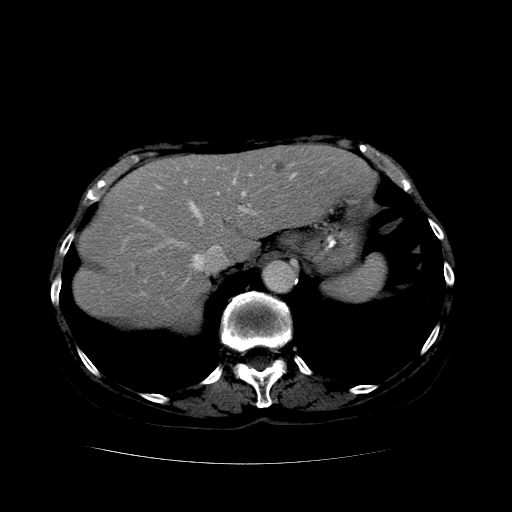
#> input picture Lectures Scripts/Data/Sample Liver Image.bmp, 512 x 512 px
$ python '[28] Local Binary Pattern with GLCM for 2D.py'
#> lines starting #> are read from the running program, lines starting #| are printed output that depends on the picture; after the words box and inside, x2 and y2 are one past the last pixel; in counts of white or black regions, pixels touching at a corner belong together
'''
========================================================================
        ╦ ╦┌─┐┌─┐┌─┐┌─┐┌┬┐  ╔╦╗┌─┐┌─┐┌┬┐┬ ┬  ╔╗ ┌─┐┬  ┌─┐┬ ┬┌─┐
        ╠═╣│ │└─┐└─┐├─┤│││  ║║║├─┤│ ┬ ││└┬┘  ╠╩╗├─┤│  ├─┤├─┤├─┤
        ╩ ╩└─┘└─┘└─┘┴ ┴┴ ┴  ╩ ╩┴ ┴└─┘─┴┘ ┴   ╚═╝┴ ┴┴─┘┴ ┴┴ ┴┴ ┴
========================================================================
# Author: Hossam Magdy Balaha
# Initial Creation Date: Jun 20th, 2024
# Last Modification Date: Feb 17th, 2025
# Permissions and Citation: Refer to the README file.
'''

# Import necessary libraries.
import os
import cv2
import numpy as np


def BuildLBPKernel(
  distance=1,  # Distance parameter to determine the size of the kernel.
  theta=135,  # Angle parameter to rotate the kernel (default is 135 degrees).
  isClockwise=False,  # Direction of rotation (False means counterclockwise).
):
  """
  Build a kernel matrix for Local Binary Pattern (LBP) computation.
  The kernel is generated based on the specified distance and angle (theta).
  The kernel is a square matrix of size (2 * distance + 1) x (2 * distance + 1).
  The kernel is filled with powers of 2, representing the weights of the pixels
  in the LBP computation. The kernel is rotated by the specified angle (theta)
  in a clockwise or counterclockwise direction.

  Args:
    distance (int): Distance from the center pixel to the surrounding pixels.
    theta (int): Angle in degrees for the kernel rotation.
    isClockwise (bool): Direction of rotation (True for clockwise, False for counterclockwise).

  Returns:

  """

  # Check if the distance is less than 1, raising a ValueError if true.
  if (distance < 1):
    raise ValueError("Distance must be greater than or equal to 1.")

  # Calculate the total number of elements on the edges.
  noOfElements = 8 * distance  # Total number of edge elements is 8 * distance.

  # Calculate the angle between consecutive elements.
  angle = 360.0 / float(noOfElements)  # Divide 360 degrees by the total number of edge elements.

  # Check if the angle (theta) is outside the valid range (0 to 360 degrees), raising a ValueError if true.
  if (theta < 0 or theta > 360):
    raise ValueError("Theta must be between 0 and 360 degrees.")

  # Check if the angle (theta) is not a multiple of (angle) degrees, raising a ValueError if true.
  if (theta % angle != 0):
    raise ValueError("Theta must be a multiple of the angle between elements.")

  # Calculate the size of the matrix.
  n = 2 * distance + 1  # The size of the kernel is (2 * distance + 1) x (2 * distance + 1).

  # Initialize the matrix with zeros.
  kernel = np.zeros((n, n), dtype=np.uint32)  # Create a zero-filled matrix of size n x n.

  # Generate the coordinates for the edges of the kernel in a clockwise order.
  coordinates = []  # List to store the edge coordinates of the kernel.

  # Add coordinates for the leftmost column (top to bottom).
  for row in range(0, n):  # Iterate over rows from top to bottom.
    coordinates.append((row, 0))  # Append (row, 0) for the leftmost column.

  # Add coordinates for the bottommost row (left to right).
  for col in range(0, n):  # Iterate over columns from left to right.
    coordinates.append((n - 1, col))  # Append (n-1, col) for the bottommost row.

  # Add coordinates for the rightmost column (bottom to top).
  for row in range(n - 1, -1, -1):  # Iterate over rows from bottom to top.
    coordinates.append((row, n - 1))  # Append (row, n-1) for the rightmost column.

  # Add coordinates for the topmost row (right to left).
  for col in range(n - 1, -1, -1):  # Iterate over columns from right to left.
    coordinates.append((0, col))  # Append (0, col) for the topmost row.

  # Remove the repeated coordinates.
  for i in range(len(coordinates) - 1, 0, -1):  # Iterate from the end to the beginning.
    if (coordinates[i] == coordinates[i - 1]):  # Check if the current coordinate is equal to the previous one.
      coordinates.pop(i)  # Remove the current coordinate if it is a duplicate.
  # Remove the last coordinate if it is equal to the first one.
  if (coordinates[-1] == coordinates[0]):  # Check if the last coordinate is equal to the first one.
    coordinates.pop(-1)  # Remove the last coordinate if it is a duplicate.

  # Calculate the shift required to rotate the kernel by the given theta.
  thetaShift = int((theta - 135) / angle)  # Determine how many positions to shift based on theta.

  # Rotate the coordinates list by thetaShift positions.
  coordinates = coordinates[thetaShift:] + coordinates[:thetaShift]  # Shift the coordinates list.

  # Assign powers of 2 to the edge elements in the kernel.
  counter = 0  # Counter to track the current power of 2.

  # Iterate through the shifted coordinates and assign values to the kernel.
  for i in range(len(coordinates)):  # Loop through all edge coordinates.
    x = coordinates[i][0]  # Extract the x-coordinate.
    y = coordinates[i][1]  # Extract the y-coordinate.
    if (kernel[y, x] == 0):  # Check if the position is still zero (not yet assigned).
      kernel[y, x] = 2 ** counter  # Assign 2^counter to the current position.
      counter += 1  # Increment the counter for the next power of 2.

  # If the rotation direction is not clockwise, rotate the kernel counterclockwise.
  if (not isClockwise):
    kernel = kernel.T

  return kernel  # Return the final kernel matrix.


def LocalBinaryPattern2D(
  matrix,
  distance=1,
  theta=135,
  isClockwise=False,
  normalizeLBP=False,
):
  """
  Compute the Local Binary Pattern (LBP) matrix for a given 2D matrix.
  This function calculates the LBP values based on the specified distance,
  angle (theta), and direction (clockwise or counterclockwise).
  The LBP is a texture descriptor that encodes local patterns in the image,
  making it useful for various image analysis tasks.

  Args:
    matrix (np.ndarray): Input 2D matrix (grayscale) for LBP computation.
    distance (int): Distance from the center pixel to the surrounding pixels.
    theta (int): Angle in degrees for the LBP computation (must be a multiple of 45).
    isClockwise (bool): Direction of LBP computation (True for clockwise, False for counterclockwise).
    normalizeLBP (bool): Flag to normalize the LBP values (default is False).

  Returns:
    np.ndarray: LBP matrix with the same shape as the input image, containing LBP values.
  """

  # Check if the distance is less than 1, raising a ValueError if true.
  if (distance < 1):
    raise ValueError("Distance must be greater than or equal to 1.")
  # Check if the distance exceeds half of the image dimensions, raising a ValueError if true.
  if (distance > matrix.shape[0] // 2 or distance > matrix.shape[1] // 2):
    raise ValueError("Distance must be less than half of the matrix dimensions.")
  # Check if the angle (theta) is outside the valid range (0 to 360 degrees), raising a ValueError if true.
  if (theta < 0 or theta > 360):
    raise ValueError("Theta must be between 0 and 360 degrees.")
  # Check if the angle (theta) is not a multiple of 45 degrees, raising a ValueError if true.
  if (theta % 45 != 0):
    raise ValueError("Theta must be a multiple of 45 degrees.")

  # Calculate the size of the kernel window based on the distance parameter.
  windowSize = distance * 2 + 1
  # Determine the center coordinates of the kernel window.
  centerX = windowSize // 2
  centerY = windowSize // 2

  # Build the LBP kernel using the specified parameters.
  kernel = BuildLBPKernel(
    distance=distance,
    theta=theta,
    isClockwise=isClockwise,
  )

  # Initialize an empty matrix to store the computed LBP values.
  lbpMatrix = np.zeros(matrix.shape, dtype=np.uint32)
  # Pad the input matrix with zeros to handle boundary conditions during convolution.
  paddedA = np.pad(matrix, distance, mode="constant", constant_values=0)

  # Iterate through each pixel in the input matrix to compute its LBP value.
  for y in range(distance, matrix.shape[0] + distance):
    for x in range(distance, matrix.shape[1] + distance):
      # Extract the region of interest (ROI) around the current pixel.
      region = paddedA[
               y - distance:y + distance + 1,
               x - distance:x + distance + 1
               ]
      # Compare each pixel in the ROI with the center pixel to create a binary mask.
      comp = region >= region[centerY, centerX]
      # Compute the LBP value for the current pixel by summing the weighted kernel values.
      lbpMatrix[y - distance, x - distance] = np.sum(kernel[comp])

  # Normalize the LBP values if the flag is set to True.
  if (normalizeLBP):
    # Find the minimum and maximum LBP values in the matrix.
    minValue = np.min(lbpMatrix)
    maxValue = np.max(lbpMatrix)
    # Normalize the LBP values to the range [0, 255].
    lbpMatrix = ((lbpMatrix - minValue) / (maxValue - minValue) * 255)
    # Ensure the LBP matrix is of type uint8.
    lbpMatrix = lbpMatrix.astype(np.uint8)

  # Return the computed LBP matrix.
  return lbpMatrix


def CalculateGLCMCooccuranceMatrix(image, d, theta, isSymmetric=False, isNorm=True, ignoreZeros=True):
  """
  Calculate the Gray-Level Co-occurrence Matrix (GLCM) for a given image.

  Args:
      image (numpy.ndarray): The input image as a 2D NumPy array.
      d (int): The distance between pixel pairs.
      theta (float): The angle (in radians) for the direction of pixel pairs.
      isSymmetric (bool): Whether to make the GLCM symmetric. Default is False.
      isNorm (bool): Whether to normalize the GLCM. Default is True.
      ignoreZeros (bool): Whether to ignore zero-valued pixels. Default is True.

  Returns:
      coMatrix (numpy.ndarray): The calculated GLCM.
  """
  # Determine the number of unique intensity levels in the matrix.
  minA = np.min(image)  # Minimum intensity value.
  maxA = np.max(image)  # Maximum intensity value.
  N = maxA - minA + 1  # Number of unique intensity levels.

  if (d < 1):
    raise ValueError("The distance between voxel pairs should be greater than or equal to 1.")
  elif (d >= N):
    raise ValueError("The distance between voxel pairs should be less than the number of unique intensity levels.")

  # Initialize the co-occurrence matrix with zeros.
  coMatrix = np.zeros((N, N))  # Create an N x N matrix filled with zeros.

  # Iterate over each pixel in the image to calculate the GLCM.
  for xLoc in range(image.shape[1]):  # Loop through columns.
    for yLoc in range(image.shape[0]):  # Loop through rows.
      startLoc = (yLoc, xLoc)  # Current pixel location (row, column).

      # Calculate the target pixel location based on distance and angle.
      xTarget = xLoc + np.round(d * np.cos(theta))  # Target column.
      yTarget = yLoc - np.round(d * np.sin(theta))  # Target row.
      endLoc = (int(yTarget), int(xTarget))  # Target pixel location.

      # Check if the target location is within the bounds of the image.
      if (
        (endLoc[0] < 0)  # Target row is above the top edge.
        or (endLoc[0] >= image.shape[0])  # Target row is below the bottom edge.
        or (endLoc[1] < 0)  # Target column is to the left of the left edge.
        or (endLoc[1] >= image.shape[1])  # Target column is to the right of the right edge.
      ):
        continue  # Skip this pair if the target is out of bounds.

      if (ignoreZeros):
        # Skip the calculation if the pixel values are zero.
        if ((image[endLoc] == 0) or (image[startLoc] == 0)):
          continue

      # Increment the co-occurrence matrix at the corresponding location.
      # (- minA) is added to work with matrices that does not start from 0.
      coMatrix[image[endLoc] - minA, image[startLoc] - minA] += 1  # Increment the count for the pair (start, end).

  # If symmetric, add the transpose of the co-occurrence matrix to itself.
  if (isSymmetric):
    coMatrix += coMatrix.T  # Make the GLCM symmetric.

  # Normalize the co-occurrence matrix if requested.
  if (isNorm):
    coMatrix = coMatrix / (np.sum(coMatrix) + 1e-6)  # Divide each element by the sum of all elements.

  return coMatrix  # Return the calculated GLCM.


def CalculateGLCMFeatures(coMatrix):
  """
  Calculate texture features from a Gray-Level Co-occurrence Matrix (GLCM).

  Args:
      coMatrix (numpy.ndarray): The GLCM as a 2D NumPy array.

  Returns:
      features (dict): A dictionary containing the calculated texture features.
  """
  N = coMatrix.shape[0]  # Number of unique intensity levels.

  # Calculate the energy of the co-occurrence matrix.
  energy = np.sum(coMatrix ** 2)  # Sum of the squares of all elements in the GLCM.

  # Initialize variables for texture features.
  contrast = 0.0  # Initialize contrast.
  homogeneity = 0.0  # Initialize homogeneity.
  entropy = 0.0  # Initialize entropy.
  dissimilarity = 0.0  # Initialize dissimilarity.
  meanX = 0.0  # Initialize mean of rows.
  meanY = 0.0  # Initialize mean of columns.

  # Loop through each element in the GLCM to calculate texture features.
  for i in range(N):  # Loop through rows.
    for j in range(N):  # Loop through columns.
      # Calculate the contrast in the direction of theta.
      contrast += (i - j) ** 2 * coMatrix[i, j]  # Weighted sum of squared differences.

      # Calculate the homogeneity of the co-occurrence matrix.
      homogeneity += coMatrix[i, j] / (1 + (i - j) ** 2)  # Weighted sum of inverse differences.

      # Calculate the entropy of the co-occurrence matrix.
      if (coMatrix[i, j] > 0):  # Check if the value is greater than zero.
        entropy -= coMatrix[i, j] * np.log(coMatrix[i, j])  # Sum of -p * log(p).

      # Calculate the dissimilarity of the co-occurrence matrix.
      dissimilarity += np.abs(i - j) * coMatrix[i, j]  # Weighted sum of absolute differences.

      # Calculate the mean of the co-occurrence matrix.
      meanX += i * coMatrix[i, j]  # Weighted sum of row indices.
      meanY += j * coMatrix[i, j]  # Weighted sum of column indices.

  totalSum = np.sum(coMatrix)  # Calculate the sum of all elements in the GLCM.
  meanX /= totalSum  # Calculate mean of rows.
  meanY /= totalSum  # Calculate mean of columns.

  # Calculate the standard deviation of rows and columns.
  stdDevX = 0.0  # Initialize standard deviation of rows.
  stdDevY = 0.0  # Initialize standard deviation of columns.
  for i in range(N):  # Loop through rows.
    for j in range(N):  # Loop through columns.
      stdDevX += (i - meanX) ** 2 * coMatrix[i, j]  # Weighted sum of squared row differences.
      stdDevY += (j - meanY) ** 2 * coMatrix[i, j]  # Weighted sum of squared column differences.

  # Calculate the correlation of the co-occurrence matrix.
  correlation = 0.0  # Initialize correlation.
  stdDevX = np.sqrt(stdDevX)  # Calculate standard deviation of rows.
  stdDevY = np.sqrt(stdDevY)  # Calculate standard deviation of columns.
  for i in range(N):  # Loop through rows.
    for j in range(N):  # Loop through columns.
      correlation += (
        (i - meanX) * (j - meanY) * coMatrix[i, j] / (stdDevX * stdDevY)
      )  # Weighted sum of normalized differences.

  # Return the calculated features as a dictionary.
  return {
    "Energy"       : energy,  # Energy of the GLCM.
    "Contrast"     : contrast,  # Contrast of the GLCM.
    "Homogeneity"  : homogeneity,  # Homogeneity of the GLCM.
    "Entropy"      : entropy,  # Entropy of the GLCM.
    "Correlation"  : correlation,  # Correlation of the GLCM.
    "Dissimilarity": dissimilarity,  # Dissimilarity of the GLCM.
    "TotalSum"     : totalSum,  # Sum of all elements in the GLCM.
    "MeanX"        : meanX,  # Mean of rows.
    "MeanY"        : meanY,  # Mean of columns.
    "StdDevX"      : stdDevX,  # Standard deviation of rows.
    "StdDevY"      : stdDevY,  # Standard deviation of columns.
  }


# Define path to sample liver image file.
caseImgPath = r"Data/Sample Liver Image.bmp"
# Define path to corresponding liver segmentation mask file.
caseSegPath = r"Data/Sample Liver Segmentation.bmp"

# Verify both image and mask files exist before attempting to load.
if (not os.path.exists(caseImgPath)) or (not os.path.exists(caseSegPath)):
  # Raise error with descriptive message if any file is missing.
  raise FileNotFoundError("One or more files were not found. Please check the file paths.")

# Load input image as grayscale (single channel intensity values).
caseImg = cv2.imread(caseImgPath, cv2.IMREAD_GRAYSCALE)
#> caseImg is the input picture: shape (512, 512); min 0, max 255, mean 24.9
# Load segmentation mask as grayscale (binary or labeled format).
caseSeg = cv2.imread(caseSegPath, cv2.IMREAD_GRAYSCALE)
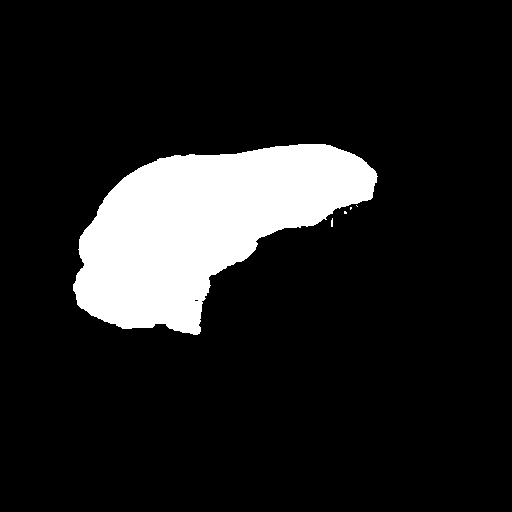
#> input picture Lectures Scripts/Data/Sample Liver Segmentation.bmp, 512 x 512 px
#> caseSeg: shape (512, 512); 12.6% white; 5 white regions (4 under 20 px), largest, box (x1, y1, x2, y2) and area: (73, 144, 378, 335) 32877

# Extract Region of Interest (ROI) by masking input image with segmentation.
roi = cv2.bitwise_and(caseImg, caseSeg)
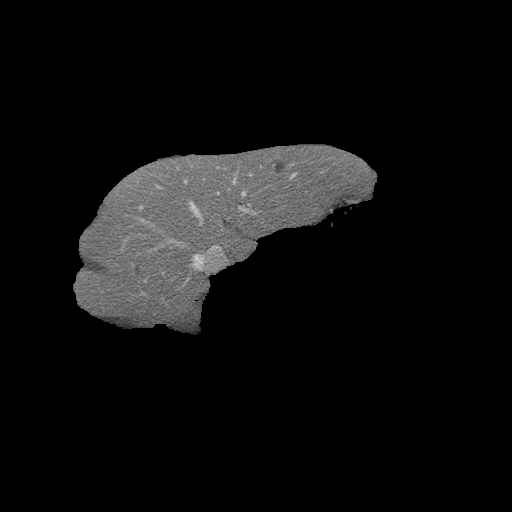
#> roi: shape (512, 512); min 0, max 214, mean 14.5

# Calculate bounding box coordinates of non-zero region in ROI.
x, y, w, h = cv2.boundingRect(roi)
#> x = 73; y = 144; w = 305; h = 191
# Crop ROI to tight bounding box around segmented area.
cropped = roi[y:y + h, x:x + w]
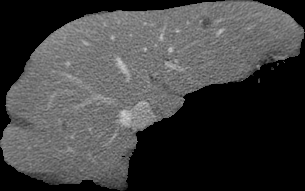
#> cropped: shape (191, 305); min 0, max 214, mean 65.2

# Validate cropped image contains non-zero pixels to prevent empty processing.
if (np.sum(cropped) <= 0):
  # Raise error if cropped image is completely black/empty.
  raise ValueError("The cropped image is empty. Please check the segmentation mask.")

# Set the parameters for the LBP computation.
distanceLBP = 1  # Distance from the center pixel to the surrounding pixels.
isClockwiseLBP = False  # Direction of LBP computation (True for clockwise, False for counterclockwise).
thetaLBP = 135  # Start from the top-left corner.
normalizeLBP = True  # Flag to normalize LBP values.

# Define parameters for the GLCM calculation.
distanceGLCM = 1  # Distance between pixel pairs.
thetaGLCM = 0  # Angle (in degrees) for the direction of pixel pairs.
thetaGLCM = np.radians(thetaGLCM)  # Convert theta to radians.
isSymmetricGLCM = False  # Whether to make the GLCM symmetric.
isNormGLCM = True  # Whether to normalize the GLCM.
ignoreZerosGLCM = True  # Whether to ignore zero-valued pixels.

# Calculate the GLCM co-occurrence matrix for the cropped image.
coMatrixCropped = CalculateGLCMCooccuranceMatrix(
  cropped, d=distanceGLCM, theta=thetaGLCM, isSymmetric=isSymmetricGLCM,
  isNorm=isNormGLCM, ignoreZeros=ignoreZerosGLCM,
)
#> in CalculateGLCMCooccuranceMatrix, `minA = np.min(image)`: minA = 0
#> in CalculateGLCMCooccuranceMatrix, `maxA = np.max(image)`: maxA = 214
#> in CalculateGLCMCooccuranceMatrix, `N = maxA - minA + 1`: N = 215
#> after the loop in CalculateGLCMCooccuranceMatrix, `for xLoc in range(image.shape[1]):`:
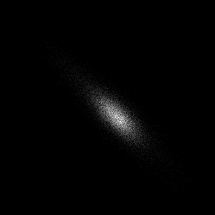
#> coMatrix: shape (215, 215) float64; min 0, max 63, mean 0.7; drawn with min black and max white
# Calculate the GLCM features for the cropped image.
featuresGLCM = CalculateGLCMFeatures(coMatrixCropped)
#> in CalculateGLCMFeatures, `energy = np.sum(coMatrix ** 2)`: energy = 0.000604
#> after the loop in CalculateGLCMFeatures, `for i in range(N):`: contrast = 105.3; dissimilarity = 8.02; entropy = 7.8; homogeneity = 0.12; meanX = 115.6
#> in CalculateGLCMFeatures, `totalSum = np.sum(coMatrix)`: totalSum = 1
#> after the loop in CalculateGLCMFeatures, `for i in range(N):`: stdDevX = 325.6; stdDevY = 322.2
#> in CalculateGLCMFeatures, `stdDevX = np.sqrt(stdDevX)`: stdDevX = 18.04
#> in CalculateGLCMFeatures, `stdDevY = np.sqrt(stdDevY)`: stdDevY = 17.95
#> after the loop in CalculateGLCMFeatures, `for i in range(N):`: correlation = 0.838
#> featuresGLCM = 11 items

# Calculate the GLCM features for the LBP image.
lbpMatrix = LocalBinaryPattern2D(
  cropped, distance=distanceLBP, theta=thetaLBP,
  isClockwise=isClockwiseLBP, normalizeLBP=normalizeLBP,
)
#> after the loop in LocalBinaryPattern2D, `for y in range(distance, matrix.shape[0] + distance):`:
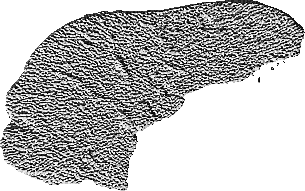
#> lbpMatrix: shape (191, 305) uint32; min 0, max 255, mean 185.1
#> in LocalBinaryPattern2D, `minValue = np.min(lbpMatrix)`: minValue = 0
#> in LocalBinaryPattern2D, `maxValue = np.max(lbpMatrix)`: maxValue = 255
# Invert the LBP matrix to match the GLCM calculation.
lbpMatrix = 255 - lbpMatrix
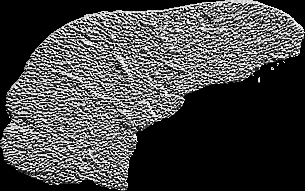
#> lbpMatrix: shape (191, 305); min 0, max 255, mean 69.9
# Calculate the GLCM co-occurrence matrix for the LBP image.
coMatrixLBP = CalculateGLCMCooccuranceMatrix(
  lbpMatrix, d=distanceGLCM, theta=thetaGLCM,
  isSymmetric=isSymmetricGLCM, isNorm=isNormGLCM,
  ignoreZeros=ignoreZerosGLCM,
)
#> call 2 of CalculateGLCMCooccuranceMatrix, with d = 1, theta = 0, isSymmetric = False, isNorm = True, ignoreZeros = True
#> in CalculateGLCMCooccuranceMatrix (call 2), `N = maxA - minA + 1`: N = 256
#> after the loop in CalculateGLCMCooccuranceMatrix (call 2), `for xLoc in range(image.shape[1]):`:
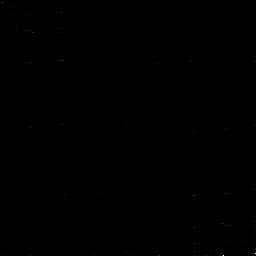
#> coMatrix: shape (256, 256) float64; min 0, max 586, mean 0.4; drawn with min black and max white
# Calculate the GLCM features for the LBP image.
featuresLBP = CalculateGLCMFeatures(coMatrixLBP)
#> featuresLBP = 11 items

print("-" * 50)
print(f"%15s: %12s \t %12s" % ("Feature", "Image GLCM", "GLCM from LBP"))
print("-" * 50)
for k in featuresGLCM.keys():
  print(f"%15s: {featuresGLCM[k]:12.4f} \t {featuresLBP[k]:12.4f}" % k)
#> this loop made 11 passes
#> k on passes 1 to 11: 'Energy', 'Contrast', 'Homogeneity', 'Entropy', 'Correlation', 'Dissimilarity', 'TotalSum', 'MeanX', 'MeanY', 'StdDevX', 'StdDevY'
#|          Energy:       0.0006 	       0.0017
#|        Contrast:     105.2573 	    8903.0315
#|     Homogeneity:       0.1195 	       0.0719
#|         Entropy:       7.7969 	       7.6651
#|     Correlation:       0.8375 	       0.4431
#|   Dissimilarity:       8.0195 	      68.2385
#|        TotalSum:       1.0000 	       1.0000
#|           MeanX:     115.5623 	     140.0911
#> (further printed lines are left out)
print("-" * 50)
